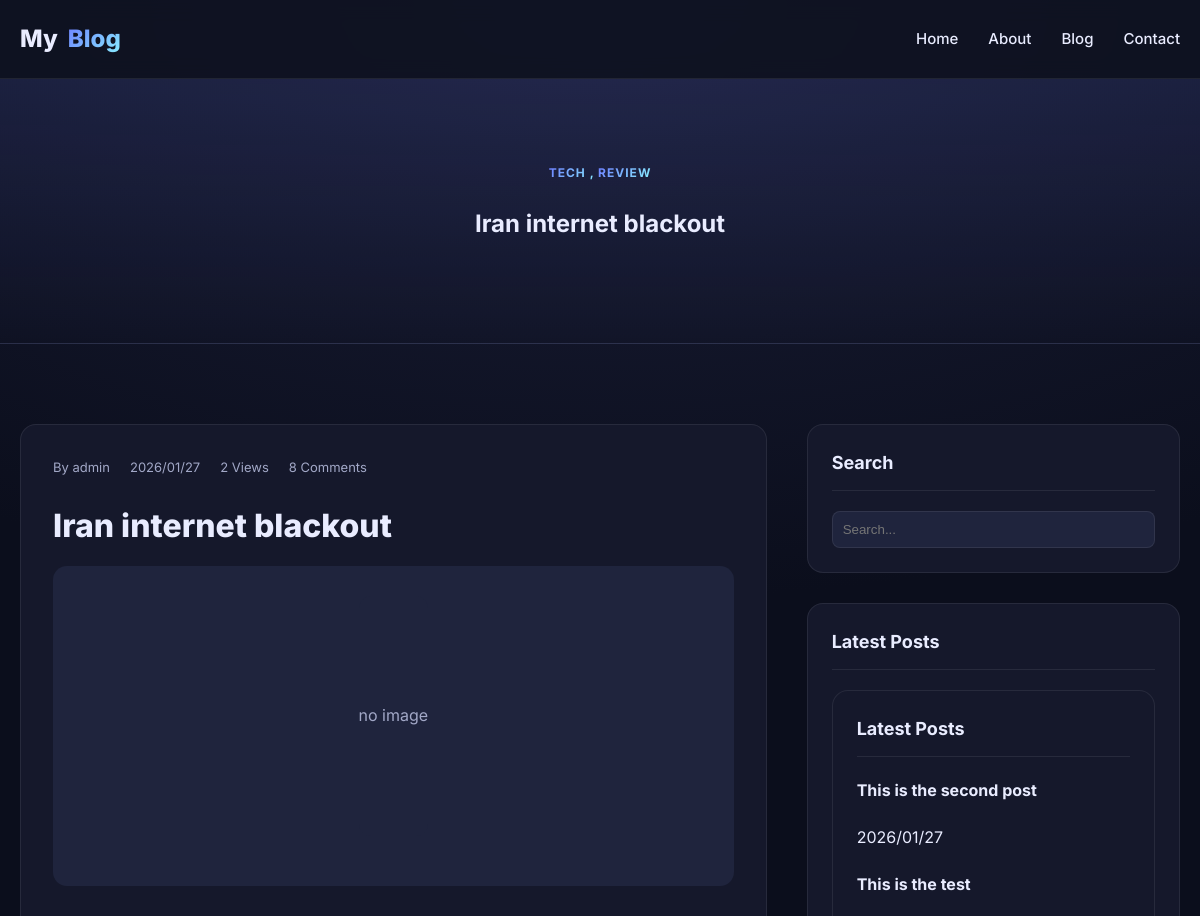
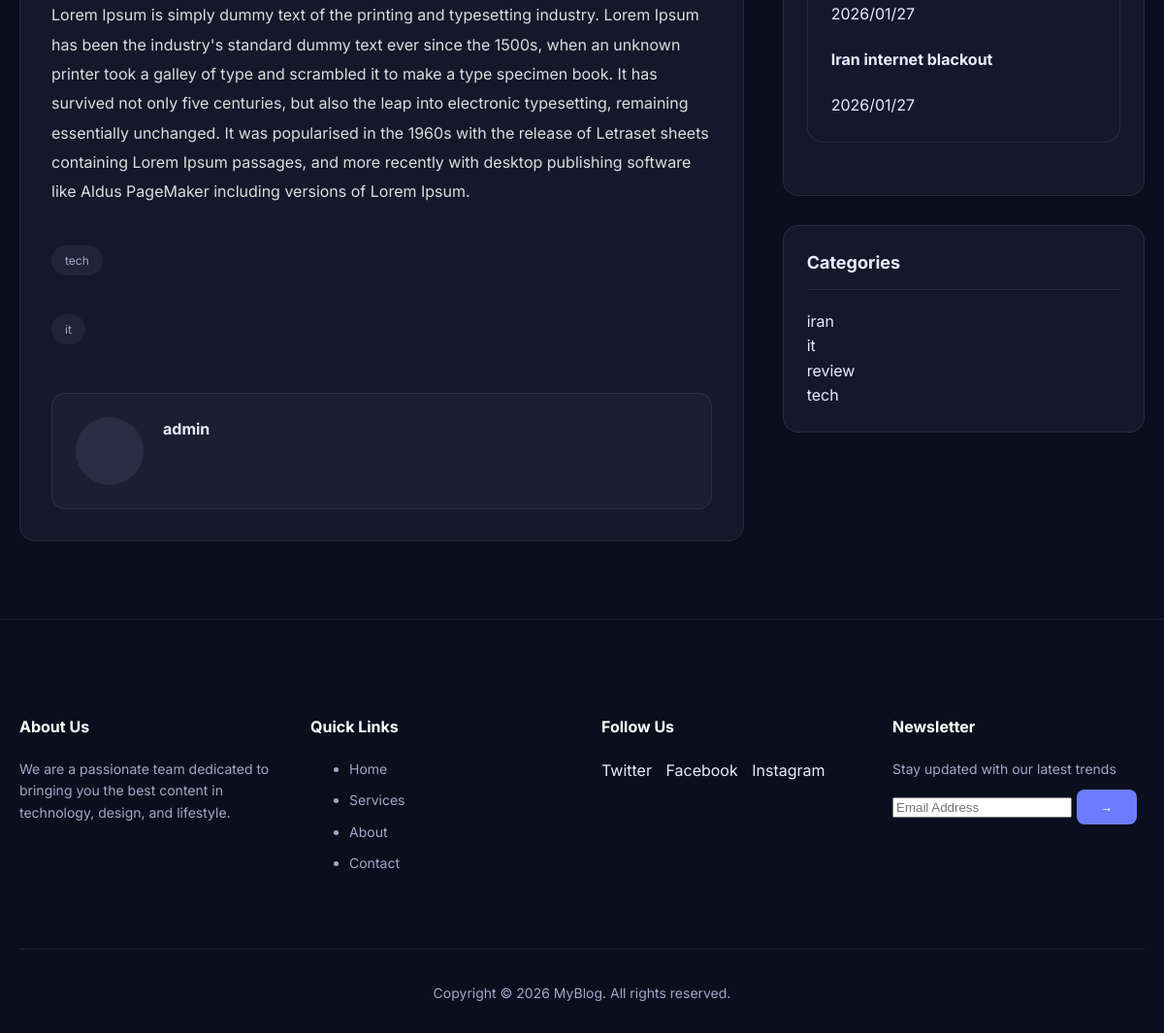
/1/, run on the app's committed database (2 pictures, top to bottom).
### posts/models.py (models this page shows, shortened)
class Category(models.Model):
    name = models.CharField(max_length=100, unique=True)
    slug = models.SlugField(unique=True)
    class Meta:
      verbose_name_plural = "Categories"

class Post(models.Model):
    img = models.ImageField(upload_to='blog_images/', blank=True, null=True)
    title = models.CharField(max_length=200)
    content = models.TextField()
    author = models.ForeignKey(
        settings.AUTH_USER_MODEL,
        on_delete=models.CASCADE,
        related_name="posts"
    )
    created_date = models.DateTimeField(auto_now_add=True)
    updated_date = models.DateTimeField(auto_now=True)
    status = models.BooleanField(default=True)
    category = models.ManyToManyField(
        Category,
        related_name="posts",
        blank=True
    )
    tag = models.ManyToManyField(
        Tag,
        related_name="posts",
        blank=True
    )
    counted_views = models.IntegerField(default=0)

class Tag(models.Model):
    name = models.CharField(max_length=100, unique=True)
    slug = models.SlugField(unique=True)

### accounts/models.py (models this page shows)
class CustomUser(AbstractUser):
    phone_number = models.CharField(max_length=20, blank=False, null=False, default="09916716575")
    profile_picture = models.ImageField(upload_to='profiles/', blank=True, null=True)
    def __str__(self):
        return self.username

### posts/views.py (the view)
# urls.py: path("<int:pid>/", single_post, name="single"),
def single_post(request, pid):
    post = get_object_or_404(Post, id=pid)
    post.counted_views += 1
    post.save()
    categories = Category.objects.annotate(
        post_count=Count('posts', distinct=True)
    )
    return render(request, 'posts/single.html',{
        'post': post,
        'categories': categories,
    })

### posts/templatetags/blog_tags.py (called while the page is built)
@register.inclusion_tag('posts/partials/sidebar/latest_posts.html')
def show_latest_posts(count=3):
    posts = Post.objects.all().order_by('-id')[:count]
    return {'posts': posts}

### templates/posts/single.html (shortened to what this page needs)
{% extends 'base.html' %}
{% load blog_tags %}
{% block content %}
<section class="hero">
  <div class="container">
    {% for category in post.category.all %}
    <span class="badge">{{category.name}} {% if not forloop.last %}, {% endif %}</span>
    {% empty %}
    <span class="badge">No Category</span>
    {% endfor %}
    <h1>{{post.title}}</h1>
  </div>
</section>
<section class="main-area">
  <div class="container layout-grid">
    <article class="single-post">
      <div class="single-meta">
        <span>By {{post.author}}</span>
        <span>{{post.created_date|date:"Y/m/d"}}</span>
        <span>{{post.counted_views}} Views</span>
        <span>8 Comments</span>
      </div>
      <h2 class="single-title">
       {{post.title}}
      </h2>
      <div class="single-image">
            {% if post.img %}
              <img src="{{post.img.url}}" alt="{{ post.title }}">
            {% else %}
            <div style="background: #1f243d; height: 240px; border-radius: 12px; margin-bottom: 20px; display: flex; align-items: center; justify-content: center; color: var(--muted);">
              no image
            </div>
            {% endif %}
      </div>
      <div class="single-content">
        <p>
          {{post.content}}
        </p>
      </div>
        {% for tag in post.tag.all %}
      <div class="post-tags">
        <span class="tag">{{tag.name}}</span>
      </div>
      {% empty %}
           <div class="post-tags">
        <span class="tag">No tags</span>
      </div>
       {% endfor %}
      <div class="author-box">
        <div class="author-avatar"></div>
        <div class="author-info">
          <h4>{{post.author}}</h4>
        </div>
      </div>
    </article>
    <aside class="sidebar-widgets">
      <div class="widget">
        <h3 class="widget-title">Search</h3>
        <input type="text" placeholder="Search..." style="width:100%;padding:10px;border-radius:8px;border:1px solid var(--border);background:#1f243d;color:white">
      </div>
      <div class="widget">
        <h3 class="widget-title">Latest Posts</h3>
        {% show_latest_posts 3 %}
      </div>
      <div class="widget">
          <h3 class="widget-title">Categories</h3>
        {% for category in categories %}
        <a href="{% url 'posts:cat' category_slug=category.slug %}">{{category.name}}</a> <br>
        {% endfor %}
      </div>
    </aside>
  </div>
</section>
{% endblock %}

### templates/posts/partials/sidebar/latest_posts.html (shortened to what this page needs)
<div class="widget">
  <h3 class="widget-title">Latest Posts</h3>
  <div class="mini-post">
    <div class="mini-details">
      {% for post in posts %}
      <h4><a href="{% url 'posts:single' pid=post.id %}">{{post.title}}</a></h4>
      <span class="date">{{post.created_date|date:"Y/m/d"}}</span>
      {% endfor %}
    </div>
  </div>
</div>

### templates/base.html (style rules this page uses)
:root { --bg:#0f1220; --card:#15182b; --muted:#a2a8c7; --text:#e9ecff; --accent:#6c7cff; --accent-hover:#5a6ae6; --accent-2:#89f0ff; --border:rgba(255,255,255,.08); --gradient:linear-gradient(135deg,var(--accent),var(--accent-2)); }
* { box-sizing:border-box }
body { margin:0;font-family:Inter,system-ui,sans-serif;background:radial-gradient(1200px 600px at 50% 0%,#1a1e38,#0b0e1c),var(--bg);color:var(--text);line-height:1.6 }
a { text-decoration:none;color:inherit;transition:.2s }
.container { max-width:1200px;margin:0 auto;padding:0 20px }
.badge { background:var(--gradient);-webkit-background-clip:text;-webkit-text-fill-color:transparent;font-weight:700;text-transform:uppercase;font-size:12px;letter-spacing:1px }

### templates/posts/single.html (style rules this page uses)
.hero { padding:80px 0; text-align:center; background:linear-gradient(180deg,rgba(108,124,255,.1),transparent); border-bottom:1px solid var(--border) }
.main-area { padding:80px 0 }
.layout-grid { display:grid; grid-template-columns:1fr; gap:40px }
@media (min-width:992px) { .layout-grid { grid-template-columns:2fr 1fr } }
.single-post { background:var(--card); border:1px solid var(--border); border-radius:16px; padding:32px }
.single-meta { display:flex; gap:20px; font-size:13px; color:var(--muted); margin-bottom:20px; flex-wrap:wrap }
.single-title { font-size:32px; font-weight:800; line-height:1.3; margin-bottom:20px }
.single-image { width:100%; height:320px; background:#1f243d; border-radius:14px; margin-bottom:30px; display:flex; align-items:center; justify-content:center; color:var(--muted) }
.single-content { line-height:1.9; color:#ddd }
.single-content p { margin-bottom:18px }
.post-tags { margin-top:40px; display:flex; gap:10px; flex-wrap:wrap }
.tag { padding:6px 14px; background:rgba(255,255,255,0.05); border-radius:20px; font-size:12px; color:var(--muted) }
.author-box { margin-top:50px; padding:24px; background:rgba(255,255,255,0.03); border-radius:14px; border:1px solid var(--border); display:flex; gap:20px }
.author-avatar { width:70px; height:70px; border-radius:50%; background:#2a2e45 }
.author-info h4 { margin:0 0 8px }
.widget { background:var(--card); padding:24px; border-radius:16px; border:1px solid var(--border); margin-bottom:30px }
.widget-title { font-size:18px; font-weight:700; margin:0 0 20px; border-bottom:1px solid var(--border); padding-bottom:12px }
.single-image { width: 100%; height: 320px; background: #1f243d; border-radius: 14px; margin-bottom: 30px; overflow: hidden; display: flex; align-items: center; justify-content: center; }

### data on the page
Category: name "TECH", name "tech"
Category: name "REVIEW", name "review"
Post: title "Iran internet blackout", author "admin", created_date "2026/01/27", counted_views "2", content "Lorem Ipsum is simply dummy text of the printing and typesetting industry. Lorem Ipsum has been the industry's standard dummy text ever since the 1500s, when an unknown printer took a galley of type and scrambled it to make a type specimen book. It has survived not only five centuries, but also the leap into electronic typesetting, remaining essentially unchanged. It was popularised in the 1960s with the release of Letraset sheets containing Lorem Ipsum passages, and more recently with desktop publishing software like Aldus PageMaker including versions of Lorem Ipsum."
Tag: name "tech"
Tag: name "it"
Post: title "This is the second post", created_date "2026/01/27"
Post: title "This is the test", created_date "2026/01/27"
Category: name "iran"
Category: name "it"
